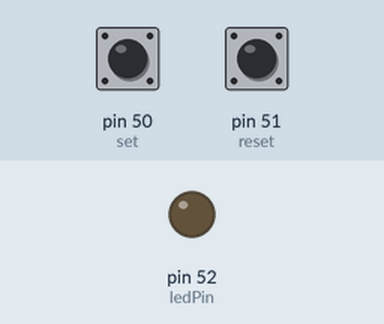
This sketch was run on a simulated Arduino Mega 2560, built with avr-gcc and run on an emulated ATmega2560. Shown: output pins drawn as LEDs (lit = HIGH). The test bench sets the inputs (shaded band); at power-on: pin 50 (set) LOW, pin 51 (reset) LOW.

Above: at 1.2 s.
1.3 s: pin 50 (set) pulled HIGH for 0.25 s
At 2.1 s:
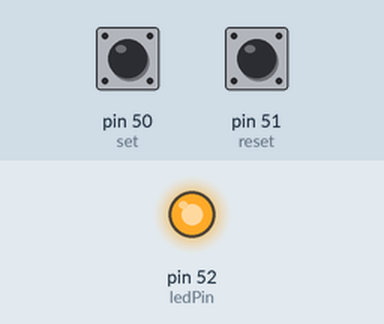
3.0 s: pin 51 (reset) pulled HIGH for 0.25 s
At 3.3 s:
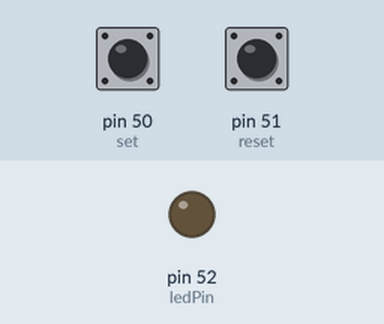
4.7 s: pin 50 (set) pulled HIGH for 1 s
At 5.9 s:
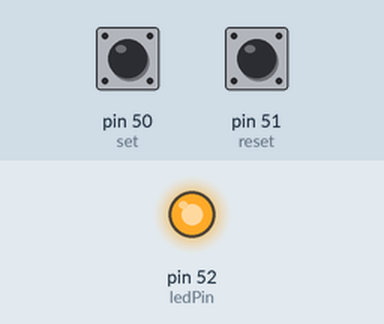
Timing chart, 0 to 7.7 s (numbered marks = the images above; inputs shaded):
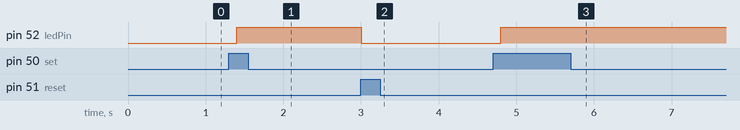

The sketch:

SetResetLED.ino
```cpp
const int set = 50;
const int reset = 51;

const int ledPin = 52;
int ledState = 0;

void setup() {
  pinMode(set, INPUT);
  pinMode(reset, INPUT);

  pinMode(ledPin, OUTPUT);

}

void loop() {
  if (digitalRead(set) && ledState == 0) {
    setState(HIGH);
    ledState = 1;
  }

  if (digitalRead(reset) && ledState == 1) {
    setState(LOW);
    ledState = 0;
  }

  delay(200);
}

void setState (int state) {
  digitalWrite(ledPin, state);
}
```

Measured:
- after the input at 1.3 s, pin 52 (ledPin): LOW → HIGH after 0.10 s
- after the input at 3.0 s, pin 52 (ledPin): HIGH → LOW at once
- after the input at 4.7 s, pin 52 (ledPin): LOW → HIGH after 0.10 s
